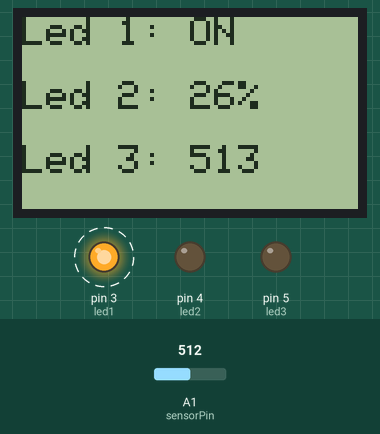
Simulated run of this sketch. Board: Arduino Uno, built with avr-gcc and run on an emulated ATmega328P. Shown: 84×48 one-colour display, output pins drawn as LEDs (lit = HIGH). Dashed ring = blinking. The inputs (shaded band) are chosen by the test bench; at power-on: A1 (sensorPin) = 512.

Above: at 1.2 s.
1.3 s: A1 (sensorPin) set to 0
At 2.68 s:
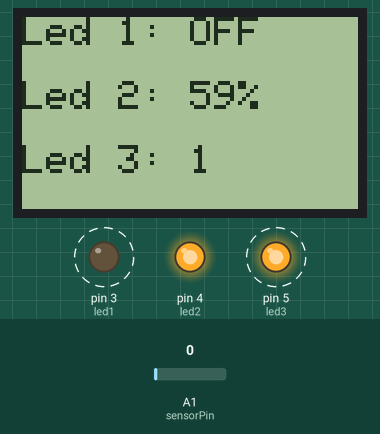
4.3 s: A1 (sensorPin) set to 122
At 5.8 s:
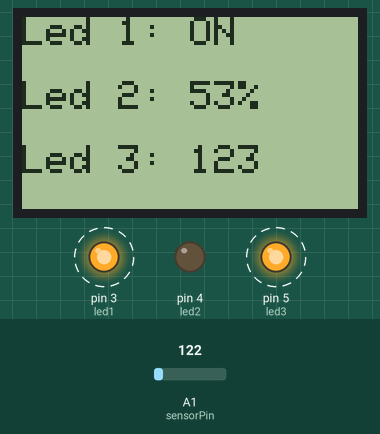
7.3 s: A1 (sensorPin) set to 265
At 11.61 s:
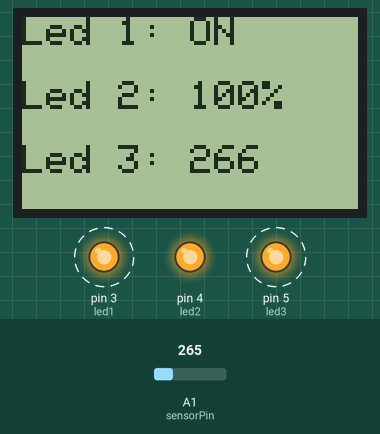
Timing chart, 0 to 14.8 s (numbered marks = the images above; inputs shaded):
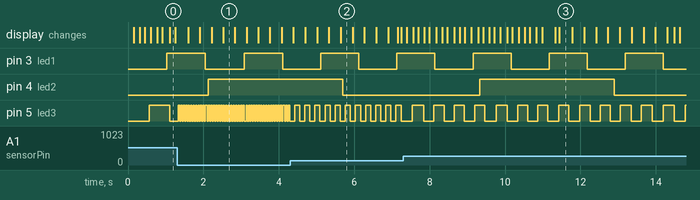

Measured:
- after the input at 1.3 s, pin 5 (led3): alternates HIGH for 0.03 s and LOW for 0.03 s, starting at once
- after the input at 4.3 s, pin 5 (led3): alternates HIGH for 0.13 s and LOW for 0.13 s, starting after 0.12 s
- after the input at 7.3 s, pin 5 (led3): alternates HIGH for 0.28 s and LOW for 0.28 s, starting after 0.24 s
- by itself, pin 3 (led1): alternates HIGH for 1.0 s and LOW for 1.0 s

The sketch:

blink_fade_potentiometer_rg19041.ino
```cpp
#include <SPI.h>
#include <Adafruit_GFX.h>
#include <Adafruit_PCD8544.h>

// Declaración de variables para los LEDs
int led1 = 3, led2 = 4, led3 = 5;

// Declaración de variables para el objeto display
int RST = 9, CE = 10, DC = 11, DIN = 12, CLK = 13;
Adafruit_PCD8544 display = Adafruit_PCD8544(CLK, DIN, DC, CE, RST);

void setup() {
  // Inicialización de los LEDs
  _leds_initialization();
  // Inicialización del display
  _display_initialization();
}

void loop() {
  // Se obtiene el tiempo actual en milisegundos
  unsigned long currentMillis = millis();
  // Llamada a la función _blink para controlar el parpadeo del LED 1
  _blink(currentMillis);
  // Llamada a la función _fade para controlar la intensidad del LED 2
  _fade(currentMillis);
  // Llamada a la función _potentiometer para controlar el LED 3 con un potenciómetro
  _potentiometer(currentMillis);
}
```

blink.ino
```cpp
bool flagb = true; //para alternar el estado del led
unsigned long pmb = 0; //pmb = previous millis blink, para almacenar el tiempo transcurrido desde la última vez que el LED cambió de estado.

void _blink(unsigned long currentMillis){
  const long interval = 1000; //Representa el intervalo de tiempo en milisegundos en el que el LED debe cambiar de estado.

  if (currentMillis - pmb >= interval) { //Se comprueba si ha pasado el intervalo de tiempo establecido desde la última vez que el LED cambió de estado.
    pmb = currentMillis; //se actualiza la variable con el tiempo actual
    if(flagb){ //si la variable flagb es verdadera, el LED se enciende.
      digitalWrite(led1, HIGH);
    }
    else{  //si la variable flagb es falsa, el LED se apaga.
      digitalWrite(led1, LOW);
    }
    flagb = !flagb; //se invierte el valor de la variable para alternar el estado del LED entre encendido y apagado.
    _show_values(); //Llama a la función para actualizar la pantalla
  }
}
```

display_initialization.ino
```cpp
void _display_initialization(){
  // Inicialización de la comunicación con la pantalla
  display.begin();
  // Establecer el contraste del display (0 a 127)
  display.setContrast(50);
  // Limpiar la pantalla
  display.clearDisplay();
  // Establecer el tamaño del texto
  display.setTextSize(1);
  // Establecer el color del texto (1: negro, 0: blanco)
  display.setTextColor(BLACK);
}
```

fade.ino
```cpp
unsigned long pmf = 0; //previous millis fade, para registrar el tiempo transcurrido.
const long interval = 10; //Se utiliza para determinar el tiempo transcurrido para realizar la animación.
unsigned long cumulativeMillis = 0; //Se utiliza para llevar un seguimiento del tiempo transcurrido.
int brightness = 0; //se utiliza para controlar el brillo del LED.
float fadeAmount = 2.55; //Para controlar la cantidad de brillo que se agrega o se resta en cada ciclo de animación.
float brightnessPercentage; // Para calcular y mostrar el porcentaje de brillo en el LED.

void _fade(unsigned long currentMillis){
  unsigned long elapsedMillis = currentMillis - pmf; //calcula el tiempo transcurrido desde la última llamada de función,
  //restando el tiempo actual en milisegundos de la variable pmf y luego asignando el resultado a la variable elapsedMillis.
  pmf = currentMillis; //Asigna el tiempo actual en milisegundos a la variable pmf, para su uso en la siguiente llamada a la función.
  cumulativeMillis += elapsedMillis; //Agrega elapsedMillis a la variable cumulativeMillis y compara la suma con el valor de interval.

  if (cumulativeMillis >= interval) { //Si la suma es mayor o igual que interval, entonces se realiza la animación y se reinicia cumulativeMillis.
    cumulativeMillis -= interval;

    brightness += fadeAmount; //Incrementa brightness por fadeAmount y verifica si brightness está dentro del rango válido de 0 a 255.
    if (brightness <= 0 || brightness >= 255){ //Si brightness está fuera de ese rango, invierte la dirección de fadeAmount
      fadeAmount = -fadeAmount;
    }

    if (brightness >= 0 && brightness <= 255) {//Si brightness está dentro del rango válido,
      analogWrite(led2,brightness); //Establece el brillo del LED
      brightnessPercentage = ceil((brightness * 100.0) / 255.0); //Se calcula el porcentaje de brillo y se almacena en la variable brightnessPercentage.
    }

  }
  _show_values(); //Llama a la función para actualizar la pantalla
}
```

led_initialization.ino
```cpp
void _leds_initialization(){
  pinMode(led1, OUTPUT);
  pinMode(led2,OUTPUT);
  pinMode(led3, OUTPUT);
}
```

potentiometer.ino
```cpp
int sensorPin = A1; //Corresponde al pin analógico 1 del microcontrolador.
int sensorValue = 0; //para guardar el valor leido por el pin analogo.
unsigned long pmp = 0; //pmp = previous millis potentiometer, para almacenar el tiempo desde el ultimo llamado.
bool flagp = true; //Se utiliza para cambiar el estado del LED.

void _potentiometer(unsigned long currentMillis){
  sensorValue = analogRead(sensorPin); //Se lee el valor analógico del pin y se asigna.
  _show_values(); //Llama a la función para actualizar la pantalla y se asigna a la variable.
  if (currentMillis - pmp >= sensorValue) {  //Si han pasado al menos sensorValue milisegundos desde la última vez que se actualizó el led
    pmp = currentMillis; //Se actualiza la variable con el valor de currentMillis
    if(flagp){ // Si la variable flagp es verdadera, se enciende el led
      digitalWrite(led3, HIGH);
    }
    else{ //Si no, se apaga.
      digitalWrite(led3, LOW);
    }
    flagp = !flagp; //se invierte el valor de la variable para alternar el estado del LED.
  }
}
```

show_values.ino
```cpp
void _show_values(){
  display.clearDisplay(); //Borra todo lo que había en la pantalla
  display.setCursor(0, 0); //Posiciona el cursor en la posición (0, 0) de la pantalla (la esquina superior izquierda)

  String percentage = String(int(brightnessPercentage)); //Convierte la variable brightnessPercentage a String
  String value = String(sensorValue+1); //Convierte la variable sensorValue a String y le suma 1

  if(digitalRead(led1)==1){ //Si el pin del LED 1 está en alto (encendido)
    display.println("Led 1: ON"); //Escribe "Led 1: ON" en la pantalla
  }
  else{ //Si no (está en bajo, apagado)
    display.println("Led 1: OFF"); //Escribe "Led 1: OFF" en la pantalla
  }

  display.println(""); //Salto de línea en blanco
  display.println("Led 2: "+percentage+"%");  // Muestra el valor del porcentaje de brillo del LED 2 en la pantalla.

  display.println(""); //Salto de línea en blanco
  display.println("Led 3: "+value ); //Escribe "Led 3: " seguido del valor de la variable.

  display.display(); //Muestra todo lo escrito en la pantalla.
}
```
